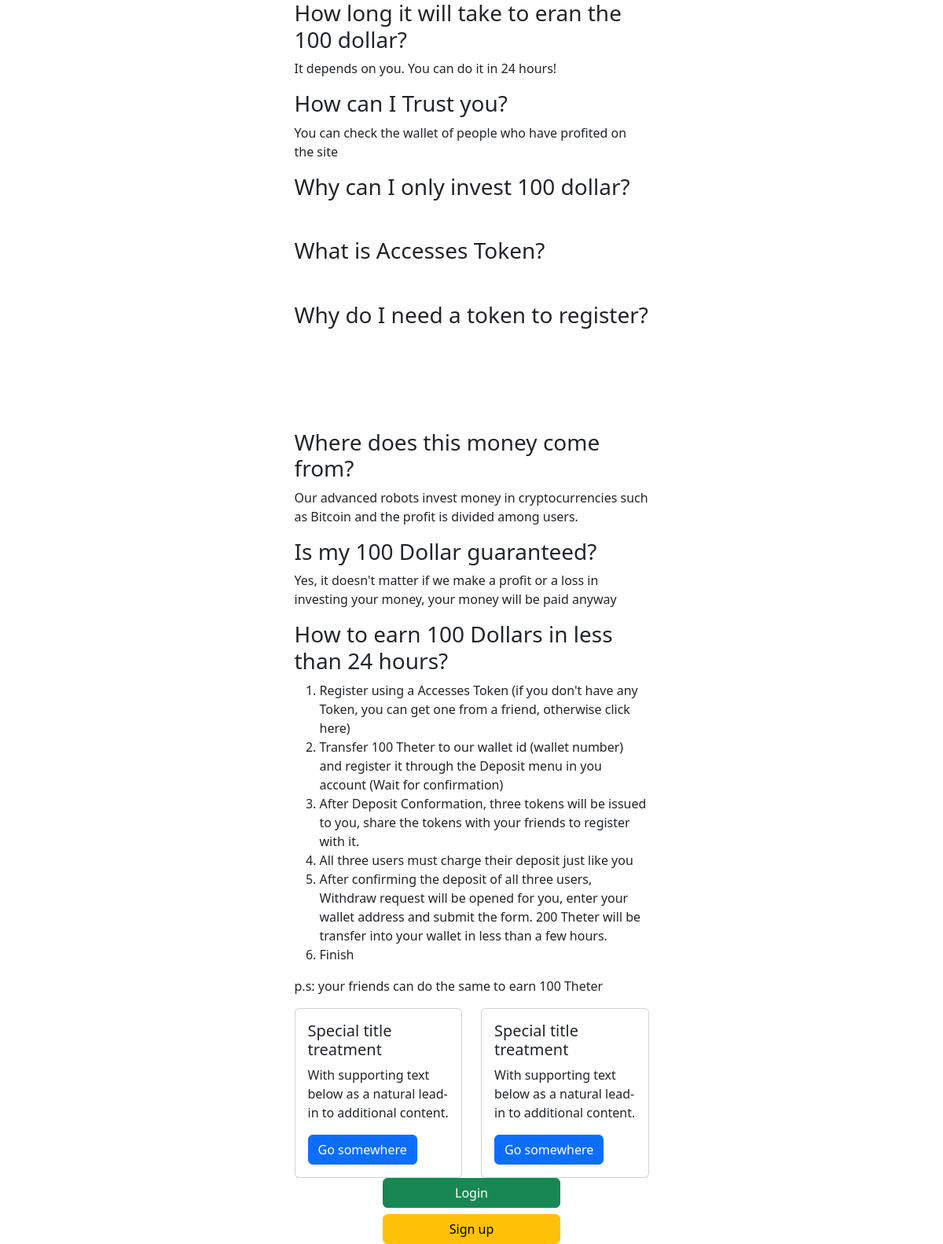
Page /manifest on the earlier database version.
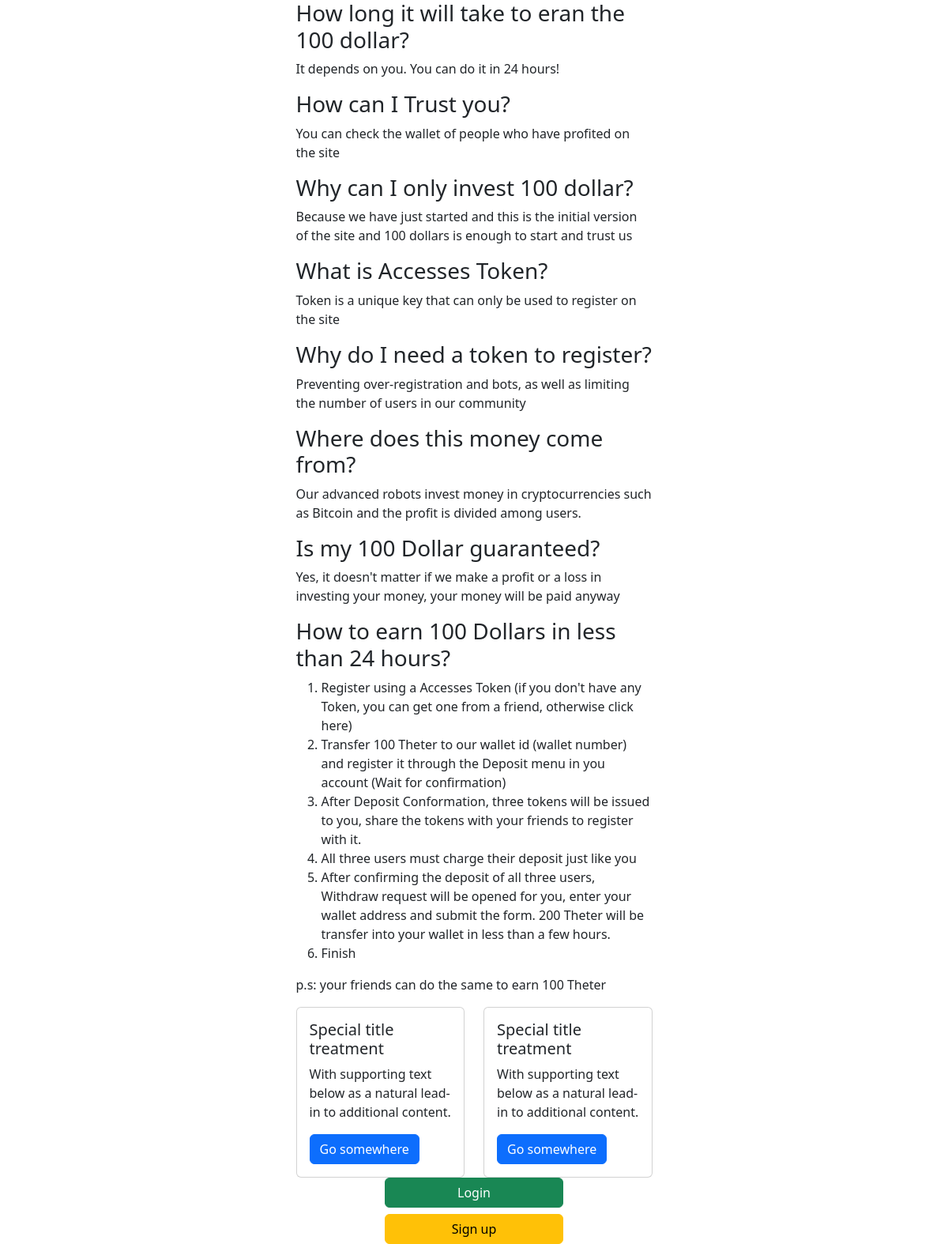
Same page on the later database version.
### core/models.py (models this page shows, shortened)
class Manifest(models.Model):
    title = models.CharField(max_length=512)
    content = HTMLField()

### core/views.py (the view)
# urls.py: path('manifest', manifest, name='manifest'),
def manifest(request):
    mani = Manifest.objects.all().first()
    context = {
        'mani': mani
    }
    return render(request, 'manifest.html', context)

### templates/manifest.html (shortened to what this page needs)
{% load static %}
<!DOCTYPE html>
<html lang="en">
<head>
    <link rel="stylesheet" href="{% static 'css/bootstrap.css' %}">
</head>
<body>
<div class="container">
    <div class="row justify-content-md-center">
        <div class="col col-lg-2"></div>
        <div class="col-md-5">
            {{ mani.content|safe }}
            <div class="row">
                <div class="col-sm-6">
                    <div class="card">
                        <div class="card-body">
                            <h5 class="card-title">Special title treatment</h5>
                            <p class="card-text">With supporting text below as a natural lead-in to additional
                                content.</p>
                            <a href="#" class="btn btn-primary">Go somewhere</a>
                        </div>
                    </div>
                </div>
                <div class="col-sm-6">
                    <div class="card">
                        <div class="card-body">
                            <h5 class="card-title">Special title treatment</h5>
                            <p class="card-text">With supporting text below as a natural lead-in to additional
                                content.</p>
                            <a href="#" class="btn btn-primary">Go somewhere</a>
                        </div>
                    </div>
                </div>
            </div>
            {% if not request.user.is_authenticated %}
                <div class="d-grid gap-2 col-6 mx-auto">
                    <a href="{% url 'users:login' %}" class="btn btn-success" type="button">Login</a>
                    <a href="{% url 'users:signup' %}" class="btn btn-warning" type="button">Sign up</a>
                </div>
            {% endif %}
        </div>
        <div class="col col-lg-2"></div>
    </div>
</div>
</body>
</html>

Differences in the rows shown:
changed Manifest: content "…only invest 100 dollar? What is Accesses Token? Why do I need a token to register? Where does this money…" → "…only invest 100 dollar? Because we have just started and this is the initial version of the site and 100 dollars is enough to start and trust us What is Accesses Token? Token is a unique key that can only be used to register on the site Why do I need a token to register? Preventing over-registration and bots, as well as limiting the number of users in our community Where does this money…"
